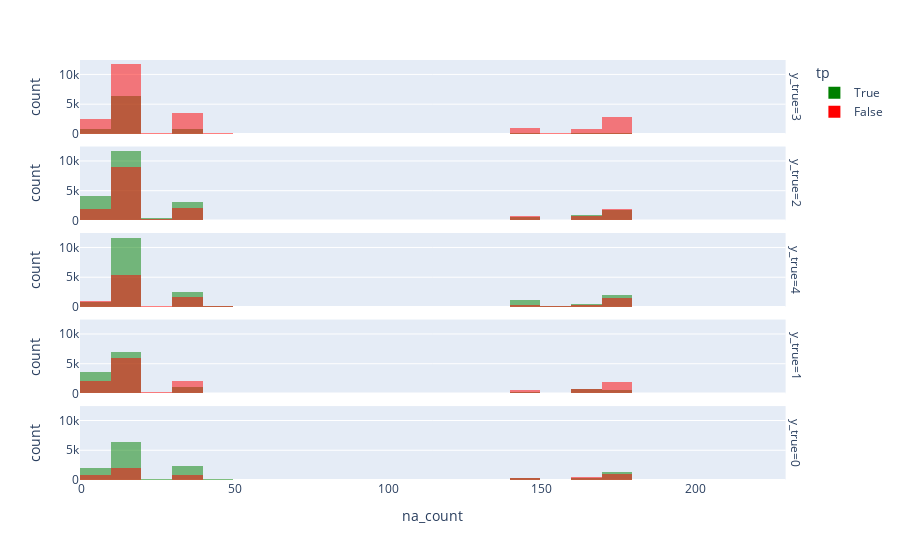

Write notebook code for a chart like this one.
### Markdown cell above
## Explore relation between na count and accuracy

### Code cell
nbins = 40
df_na_stats = pd.DataFrame(
    {
        "na_count": X_train.isna().sum(axis=1),
        "y_true": y_train,
        "y_pred": baseline_preds,
    }
)

df_na_stats["tp"] = df_na_stats["y_true"] == df_na_stats["y_pred"]

display(df_na_stats)
print(f"Unique counts: {df_na_stats['na_count'].sort_values(ascending=True).unique()}")

px.histogram(
    df_na_stats,
    x="na_count",
    color="tp",
    facet_row="y_true",
    barmode="overlay",
    nbins=nbins,
    color_discrete_map={True: "green", False: "red"},
)

### Figure 1 — Plotly figure (JSON) as saved in the notebook; plotly's stock layout.template omitted (floating-point values rounded to 4 significant figures; data arrays with more than 128 entries replaced by an {"elided": "..."} marker saying what was removed)
{"data": [{"alignmentgroup": "True", "bingroup": "x", "hovertemplate": "tp=True<br>y_true=3<br>na_count=%{x}<br>count=%{y}<extra></extra>", "legendgroup": "True", "marker": {"color": "green", "opacity": 0.5, "pattern": {"shape": ""}}, "name": "True", "nbinsx": 40, "offsetgroup": "True", "orientation": "v", "showlegend": true, "type": "histogram", "x": {"elided": "8590 int values"}, "xaxis": "x5", "yaxis": "y5"}, {"alignmentgroup": "True", "bingroup": "x", "hovertemplate": "tp=True<br>y_true=2<br>na_count=%{x}<br>count=%{y}<extra></extra>", "legendgroup": "True", "marker": {"color": "green", "opacity": 0.5, "pattern": {"shape": ""}}, "name": "True", "nbinsx": 40, "offsetgroup": "True", "orientation": "v", "showlegend": false, "type": "histogram", "x": {"elided": "22522 int values"}, "xaxis": "x4", "yaxis": "y4"}, {"alignmentgroup": "True", "bingroup": "x", "hovertemplate": "tp=True<br>y_true=4<br>na_count=%{x}<br>count=%{y}<extra></extra>", "legendgroup": "True", "marker": {"color": "green", "opacity": 0.5, "pattern": {"shape": ""}}, "name": "True", "nbinsx": 40, "offsetgroup": "True", "orientation": "v", "showlegend": false, "type": "histogram", "x": {"elided": "18744 int values"}, "xaxis": "x3", "yaxis": "y3"}, {"alignmentgroup": "True", "bingroup": "x", "hovertemplate": "tp=True<br>y_true=1<br>na_count=%{x}<br>count=%{y}<extra></extra>", "legendgroup": "True", "marker": {"color": "green", "opacity": 0.5, "pattern": {"shape": ""}}, "name": "True", "nbinsx": 40, "offsetgroup": "True", "orientation": "v", "showlegend": false, "type": "histogram", "x": {"elided": "13567 int values"}, "xaxis": "x2", "yaxis": "y2"}, {"alignmentgroup": "True", "bingroup": "x", "hovertemplate": "tp=True<br>y_true=0<br>na_count=%{x}<br>count=%{y}<extra></extra>", "legendgroup": "True", "marker": {"color": "green", "opacity": 0.5, "pattern": {"shape": ""}}, "name": "True", "nbinsx": 40, "offsetgroup": "True", "orientation": "v", "showlegend": false, "type": "histogram", "x": {"elided": "13215 int values"}, "xaxis": "x", "yaxis": "y"}, {"alignmentgroup": "True", "bingroup": "x", "hovertemplate": "tp=False<br>y_true=3<br>na_count=%{x}<br>count=%{y}<extra></extra>", "legendgroup": "False", "marker": {"color": "red", "opacity": 0.5, "pattern": {"shape": ""}}, "name": "False", "nbinsx": 40, "offsetgroup": "False", "orientation": "v", "showlegend": true, "type": "histogram", "x": {"elided": "23102 int values"}, "xaxis": "x5", "yaxis": "y5"}, {"alignmentgroup": "True", "bingroup": "x", "hovertemplate": "tp=False<br>y_true=2<br>na_count=%{x}<br>count=%{y}<extra></extra>", "legendgroup": "False", "marker": {"color": "red", "opacity": 0.5, "pattern": {"shape": ""}}, "name": "False", "nbinsx": 40, "offsetgroup": "False", "orientation": "v", "showlegend": false, "type": "histogram", "x": {"elided": "17057 int values"}, "xaxis": "x4", "yaxis": "y4"}, {"alignmentgroup": "True", "bingroup": "x", "hovertemplate": "tp=False<br>y_true=4<br>na_count=%{x}<br>count=%{y}<extra></extra>", "legendgroup": "False", "marker": {"color": "red", "opacity": 0.5, "pattern": {"shape": ""}}, "name": "False", "nbinsx": 40, "offsetgroup": "False", "orientation": "v", "showlegend": false, "type": "histogram", "x": {"elided": "10550 int values"}, "xaxis": "x3", "yaxis": "y3"}, {"alignmentgroup": "True", "bingroup": "x", "hovertemplate": "tp=False<br>y_true=1<br>na_count=%{x}<br>count=%{y}<extra></extra>", "legendgroup": "False", "marker": {"color": "red", "opacity": 0.5, "pattern": {"shape": ""}}, "name": "False", "nbinsx": 40, "offsetgroup": "False", "orientation": "v", "showlegend": false, "type": "histogram", "x": {"elided": "13861 int values"}, "xaxis": "x2", "yaxis": "y2"}, {"alignmentgroup": "True", "bingroup": "x", "hovertemplate": "tp=False<br>y_true=0<br>na_count=%{x}<br>count=%{y}<extra></extra>", "legendgroup": "False", "marker": {"color": "red", "opacity": 0.5, "pattern": {"shape": ""}}, "name": "False", "nbinsx": 40, "offsetgroup": "False", "orientation": "v", "showlegend": false, "type": "histogram", "x": {"elided": "5745 int values"}, "xaxis": "x", "yaxis": "y"}], "layout": {"annotations": [{"font": {}, "showarrow": false, "text": "y_true=0", "textangle": 90, "x": 0.98, "xanchor": "left", "xref": "paper", "y": 0.088, "yanchor": "middle", "yref": "paper"}, {"font": {}, "showarrow": false, "text": "y_true=1", "textangle": 90, "x": 0.98, "xanchor": "left", "xref": "paper", "y": 0.294, "yanchor": "middle", "yref": "paper"}, {"font": {}, "showarrow": false, "text": "y_true=4", "textangle": 90, "x": 0.98, "xanchor": "left", "xref": "paper", "y": 0.5, "yanchor": "middle", "yref": "paper"}, {"font": {}, "showarrow": false, "text": "y_true=2", "textangle": 90, "x": 0.98, "xanchor": "left", "xref": "paper", "y": 0.706, "yanchor": "middle", "yref": "paper"}, {"font": {}, "showarrow": false, "text": "y_true=3", "textangle": 90, "x": 0.98, "xanchor": "left", "xref": "paper", "y": 0.912, "yanchor": "middle", "yref": "paper"}], "barmode": "overlay", "legend": {"title": {"text": "tp"}, "tracegroupgap": 0}, "margin": {"t": 60}, "xaxis": {"anchor": "y", "domain": [0, 0.98], "title": {"text": "na_count"}}, "xaxis2": {"anchor": "y2", "domain": [0, 0.98], "matches": "x", "showticklabels": false}, "xaxis3": {"anchor": "y3", "domain": [0, 0.98], "matches": "x", "showticklabels": false}, "xaxis4": {"anchor": "y4", "domain": [0, 0.98], "matches": "x", "showticklabels": false}, "xaxis5": {"anchor": "y5", "domain": [0, 0.98], "matches": "x", "showticklabels": false}, "yaxis": {"anchor": "x", "domain": [0, 0.176], "title": {"text": "count"}}, "yaxis2": {"anchor": "x2", "domain": [0.206, 0.382], "matches": "y", "title": {"text": "count"}}, "yaxis3": {"anchor": "x3", "domain": [0.412, 0.588], "matches": "y", "title": {"text": "count"}}, "yaxis4": {"anchor": "x4", "domain": [0.618, 0.794], "matches": "y", "title": {"text": "count"}}, "yaxis5": {"anchor": "x5", "domain": [0.824, 1], "matches": "y", "title": {"text": "count"}}}}
